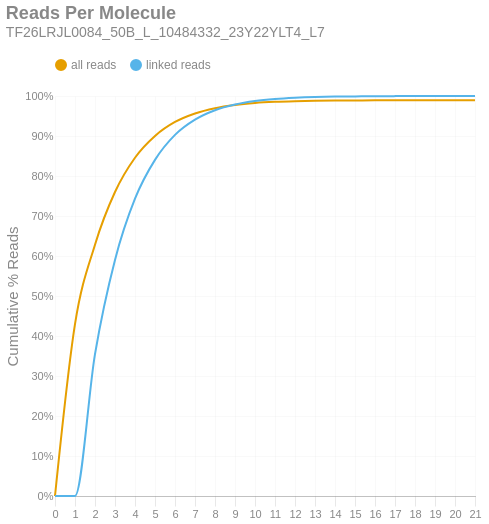

The cell this chart's notebook holds for it:
### Markdown cell above
### Reads per Molecule
This chart shows the cumulative distribution of the number of reads per linked molecule. That is, how many alignments are associated with a unique molecule. This excludes the number of reads associated with invalid or absent linked-read barcodes. The `linked` histogram is the percentages recalculated when disregarding singletons.

### Code cell
if SKIPLR:
    print_html(f"Skipped")
else:
    counts = np.bincount(valids['reads'].cast(pl.Int64).to_numpy())
    weighted = counts * np.arange(len(counts))
    all_perc = weighted / n_reads
    linked_perc = weighted / n_linked_reads
    linked_perc[1] = 0
    binned_df = pl.DataFrame({
        'readsper': list(range(len(counts))),
        'all reads (cumsum)': np.cumsum(all_perc).tolist(),
        'linked reads (cumsum)': np.cumsum(linked_perc).tolist(),
    })

    with SafeRender(binned_df):
        (
            density_plot(binned_df, 'Reads Per Molecule', samplename, 'readspmol')
            .encode(
                x=alt.X('readsper:O', title=None).axis(labelAngle=0).scale(padding=0),
                y=alt.Y('value:Q', title='Cumulative % Reads').axis(format='%').stack(False),
                color=alt.Color("key:N").scale(domain=["all reads", "linked reads"]),
                tooltip=[
                    alt.Tooltip("key:N", title="Data Type"),
                    alt.Tooltip("readsper:O", title="Reads Per Molecule"),
                    alt.Tooltip("value:Q", format=".2%", title="% Reads (Cum.)")
                ]            
            )
        ).display()

### Figure 1 — Vega-Lite specification as saved in the notebook (floating-point values rounded to 4 significant figures)
{"width": "container", "height": 400, "config": {"title": {"anchor": "start", "dy": -15, "fontSize": 18, "color": "#888888", "subtitleColor": "#888888", "subtitleFontSize": 14}, "arc": {"fill": "#0072B2"}, "axis": {"domainColor": "#888888", "domainWidth": 0.5, "gridWidth": 0.2, "grid": false, "titleFontWeight": 400, "titleFontSize": 15, "labelFontSize": 11, "labelColor": "#888888", "tickColor": "#888888", "tickWidth": 0.2, "titleColor": "#888888"}, "axisBand": {"grid": false}, "axisX": {"grid": true, "tickSize": 10, "domainCap": "round"}, "axisY": {"domain": false, "grid": true, "tickSize": 0, "domainCap": "round"}, "background": "transparent", "header": {"labelFontSize": 15, "labelColor": "#888888", "titleFontSize": 15, "titleFontWeight": 600, "titleColor": "#888888"}, "legend": {"labelFont": "sans-serif", "labelFontSize": 12, "labelColor": "#888888", "symbolSize": 100, "symbolType": "circle", "titleFontSize": 12, "titlePadding": 10, "titleColor": "#888888", "title": null, "orient": "top"}, "range": {"category": ["#E69F00", "#56B4E9", "#009E73", "#F0E442", "#0072B2", "#D55E00", "#CC79A7", "#000000"], "diverging": ["#cfe8f3", "#a2d4ec", "#73bfe2", "#46abdb", "#1696d2", "#12719e"]}, "area": {"fill": "#0072B2", "fillOpacity": 0.7, "line": true, "strokeOpacity": 0.7}, "line": {"color": "#0072B2", "stroke": "#0072B2", "strokeWidth": 2}, "trail": {"color": "#0072B2", "stroke": "#0072B2", "strokeWidth": 0, "size": 1}, "point": {"filled": true, "fillOpacity": 1.0, "size": 95}, "text": {"color": "#888888", "fontSize": 11, "align": "right", "fontWeight": 400, "size": 11}, "bar": {"fill": "#0072B2", "stroke": null}, "view": {"stroke": null, "continuousWidth": 660, "continuousHeight": 400}}, "data": {"name": "data-5f19fa868b2f97a5f0e7c065f173e935"}, "mark": {"type": "line", "interpolate": "monotone", "point": {"opacity": 0, "size": 275}}, "encoding": {"color": {"field": "key", "scale": {"domain": ["all reads", "linked reads"]}, "type": "nominal"}, "tooltip": [{"field": "key", "title": "Data Type", "type": "nominal"}, {"field": "readsper", "title": "Reads Per Molecule", "type": "ordinal"}, {"field": "value", "format": ".2%", "title": "% Reads (Cum.)", "type": "quantitative"}], "x": {"axis": {"labelAngle": 0}, "field": "readsper", "scale": {"padding": 0}, "title": null, "type": "ordinal"}, "y": {"axis": {"format": "%"}, "field": "value", "stack": false, "title": "Cumulative % Reads", "type": "quantitative"}}, "params": [{"name": "param_c36ac31b6afebe62", "select": {"type": "point", "fields": ["key"]}, "bind": "legend"}], "title": {"text": "Reads Per Molecule", "subtitle": "TF26LRJL0084_50B_L_10484332_23Y22YLT4_L7"}, "transform": [{"fold": ["all reads (cumsum)", "linked reads (cumsum)"]}, {"calculate": "replace(datum.key, ' (cumsum)', '')", "as": "key"}, {"filter": {"param": "param_c36ac31b6afebe62"}}], "usermeta": {"embedOptions": {"downloadFileName": "TF26LRJL0084_50B_L_10484332_23Y22YLT4_L7.readspmol"}}, "$schema": "https://vega.github.io/schema/vega-lite/v6.4.1.json", "datasets": {"data-5f19fa868b2f97a5f0e7c065f173e935": [{"readsper": 0, "all reads (cumsum)": 0.0, "linked reads (cumsum)": 0.0}, {"readsper": 1, "all reads (cumsum)": 0.4296, "linked reads (cumsum)": 0.0}, {"readsper": 2, "all reads (cumsum)": 0.6283, "linked reads (cumsum)": 0.3549}, {"readsper": 3, "all reads (cumsum)": 0.7601, "linked reads (cumsum)": 0.5902}, {"readsper": 4, "all reads (cumsum)": 0.8457, "linked reads (cumsum)": 0.7431}, {"readsper": 5, "all reads (cumsum)": 0.9001, "linked reads (cumsum)": 0.8403}, {"readsper": 6, "all reads (cumsum)": 0.935, "linked reads (cumsum)": 0.9027}, {"readsper": 7, "all reads (cumsum)": 0.9564, "linked reads (cumsum)": 0.9408}, {"readsper": 8, "all reads (cumsum)": 0.9695, "linked reads (cumsum)": 0.9643}, {"readsper": 9, "all reads (cumsum)": 0.9775, "linked reads (cumsum)": 0.9786}, {"readsper": 10, "all reads (cumsum)": 0.9824, "linked reads (cumsum)": 0.9874}, {"readsper": 11, "all reads (cumsum)": 0.9853, "linked reads (cumsum)": 0.9926}, {"readsper": 12, "all reads (cumsum)": 0.9871, "linked reads (cumsum)": 0.9956}, {"readsper": 13, "all reads (cumsum)": 0.9881, "linked reads (cumsum)": 0.9976}, {"readsper": 14, "all reads (cumsum)": 0.9887, "linked reads (cumsum)": 0.9985}, {"readsper": 15, "all reads (cumsum)": 0.989, "linked reads (cumsum)": 0.999}, {"readsper": 16, "all reads (cumsum)": 0.9892, "linked reads (cumsum)": 0.9995}, {"readsper": 17, "all reads (cumsum)": 0.9893, "linked reads (cumsum)": 0.9997}, {"readsper": 18, "all reads (cumsum)": 0.9894, "linked reads (cumsum)": 0.9999}, {"readsper": 19, "all reads (cumsum)": 0.9895, "linked reads (cumsum)": 0.9999}, {"readsper": 20, "all reads (cumsum)": 0.9895, "linked reads (cumsum)": 1.0}, {"readsper": 21, "all reads (cumsum)": 0.9895, "linked reads (cumsum)": 1.0}]}}
